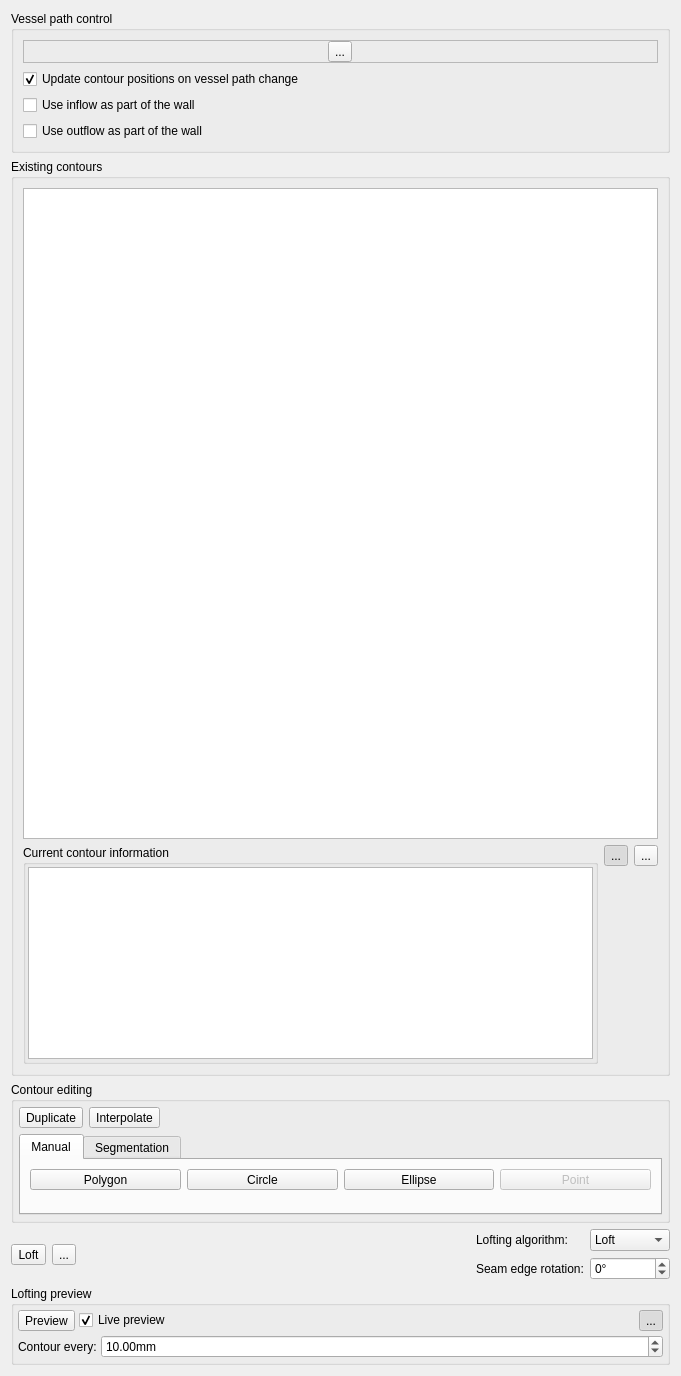
<?xml version="1.0" encoding="UTF-8"?>
<ui version="4.0">
 <class>ContourModelingWidget</class>
 <widget class="QWidget" name="ContourModelingWidget">
  <property name="geometry">
   <rect>
    <x>0</x>
    <y>0</y>
    <width>681</width>
    <height>1376</height>
   </rect>
  </property>
  <property name="windowTitle">
   <string>Form</string>
  </property>
  <layout class="QVBoxLayout" name="verticalLayout_9">
   <item>
    <widget class="QGroupBox" name="vesselPathControlGroup">
     <property name="title">
      <string>Vessel path control</string>
     </property>
     <layout class="QVBoxLayout" name="verticalLayout_6">
      <item>
       <widget class="QFrame" name="vesselNameFrame">
        <property name="frameShape">
         <enum>QFrame::StyledPanel</enum>
        </property>
        <property name="frameShadow">
         <enum>QFrame::Raised</enum>
        </property>
        <layout class="QHBoxLayout" name="horizontalLayout_5">
         <property name="leftMargin">
          <number>0</number>
         </property>
         <property name="topMargin">
          <number>0</number>
         </property>
         <property name="rightMargin">
          <number>0</number>
         </property>
         <property name="bottomMargin">
          <number>0</number>
         </property>
         <item>
          <widget class="QToolButton" name="computePathThroughCentersButton">
           <property name="toolTip">
            <string>Modify the vessel path to pass through the centers of existing contours</string>
           </property>
           <property name="text">
            <string>...</string>
           </property>
           <property name="icon">
            <iconset resource="../../resources/vesselSegmentation.qrc">
             <normaloff>:/vesselSeg/icons/throughCenters.png</normaloff>:/vesselSeg/icons/throughCenters.png</iconset>
           </property>
          </widget>
         </item>
        </layout>
       </widget>
      </item>
      <item>
       <widget class="QCheckBox" name="updateContourGeometriesCheckBox">
        <property name="text">
         <string>Update contour positions on vessel path change</string>
        </property>
        <property name="checked">
         <bool>true</bool>
        </property>
       </widget>
      </item>
      <item>
       <layout class="QVBoxLayout" name="verticalLayout_10">
        <item>
         <widget class="QCheckBox" name="useInflowAsWall">
          <property name="sizePolicy">
           <sizepolicy hsizetype="Maximum" vsizetype="Fixed">
            <horstretch>0</horstretch>
            <verstretch>0</verstretch>
           </sizepolicy>
          </property>
          <property name="text">
           <string>Use inflow as part of the wall</string>
          </property>
         </widget>
        </item>
        <item>
         <widget class="QCheckBox" name="useOutflowAsWall">
          <property name="sizePolicy">
           <sizepolicy hsizetype="Maximum" vsizetype="Fixed">
            <horstretch>0</horstretch>
            <verstretch>0</verstretch>
           </sizepolicy>
          </property>
          <property name="text">
           <string>Use outflow as part of the wall</string>
          </property>
         </widget>
        </item>
       </layout>
      </item>
     </layout>
    </widget>
   </item>
   <item>
    <widget class="QGroupBox" name="groupBox_2">
     <property name="sizePolicy">
      <sizepolicy hsizetype="Expanding" vsizetype="Expanding">
       <horstretch>0</horstretch>
       <verstretch>0</verstretch>
      </sizepolicy>
     </property>
     <property name="title">
      <string>Existing contours</string>
     </property>
     <layout class="QVBoxLayout" name="verticalLayout_8" stretch="1,0">
      <item>
       <widget class="QListWidget" name="contourThumbnailListWidget">
        <property name="minimumSize">
         <size>
          <width>0</width>
          <height>140</height>
         </size>
        </property>
        <property name="toolTip">
         <string>Thumbnails of existing contours (double-click the icon to navigate to a contour)</string>
        </property>
        <property name="editTriggers">
         <set>QAbstractItemView::NoEditTriggers</set>
        </property>
        <property name="selectionMode">
         <enum>QAbstractItemView::ExtendedSelection</enum>
        </property>
        <property name="iconSize">
         <size>
          <width>64</width>
          <height>64</height>
         </size>
        </property>
        <property name="movement">
         <enum>QListView::Static</enum>
        </property>
        <property name="resizeMode">
         <enum>QListView::Adjust</enum>
        </property>
        <property name="viewMode">
         <enum>QListView::IconMode</enum>
        </property>
        <property name="uniformItemSizes">
         <bool>true</bool>
        </property>
       </widget>
      </item>
      <item>
       <layout class="QHBoxLayout" name="horizontalLayout_10">
        <item>
         <widget class="ctkCollapsibleGroupBox" name="contourInfoGroupBox">
          <property name="title">
           <string>Current contour information</string>
          </property>
          <layout class="QVBoxLayout" name="verticalLayout_5" stretch="0">
           <property name="spacing">
            <number>0</number>
           </property>
           <property name="leftMargin">
            <number>2</number>
           </property>
           <property name="topMargin">
            <number>2</number>
           </property>
           <property name="rightMargin">
            <number>2</number>
           </property>
           <property name="bottomMargin">
            <number>2</number>
           </property>
           <item>
            <widget class="QTextBrowser" name="contourInfoTextBrowser">
             <property name="sizePolicy">
              <sizepolicy hsizetype="Expanding" vsizetype="Fixed">
               <horstretch>0</horstretch>
               <verstretch>0</verstretch>
              </sizepolicy>
             </property>
             <property name="toolTip">
              <string>Information about the current contour</string>
             </property>
            </widget>
           </item>
          </layout>
         </widget>
        </item>
        <item>
         <layout class="QVBoxLayout" name="verticalLayout_2">
          <item>
           <layout class="QHBoxLayout" name="horizontalLayout_9">
            <item>
             <widget class="QToolButton" name="contourVisibilityButton">
              <property name="toolTip">
               <string>Show/hide all the contours in 3D window</string>
              </property>
              <property name="text">
               <string>...</string>
              </property>
              <property name="icon">
               <iconset resource="../../resources/vesselSegmentation.qrc">
                <normaloff>:/vesselSeg/icons/vis_off.png</normaloff>
                <normalon>:/vesselSeg/icons/vis_on.png</normalon>:/vesselSeg/icons/vis_off.png</iconset>
              </property>
              <property name="iconSize">
               <size>
                <width>24</width>
                <height>24</height>
               </size>
              </property>
              <property name="checkable">
               <bool>true</bool>
              </property>
              <property name="checked">
               <bool>true</bool>
              </property>
             </widget>
            </item>
            <item>
             <widget class="QToolButton" name="deleteContoursButton">
              <property name="toolTip">
               <string>Delete selected contours</string>
              </property>
              <property name="text">
               <string>...</string>
              </property>
              <property name="icon">
               <iconset resource="../../resources/vesselSegmentation.qrc">
                <normaloff>:/vesselSeg/icons/delete.png</normaloff>:/vesselSeg/icons/delete.png</iconset>
              </property>
              <property name="iconSize">
               <size>
                <width>24</width>
                <height>24</height>
               </size>
              </property>
              <property name="shortcut">
               <string>Ctrl+S</string>
              </property>
             </widget>
            </item>
           </layout>
          </item>
          <item>
           <spacer name="verticalSpacer_3">
            <property name="orientation">
             <enum>Qt::Vertical</enum>
            </property>
            <property name="sizeType">
             <enum>QSizePolicy::MinimumExpanding</enum>
            </property>
            <property name="sizeHint" stdset="0">
             <size>
              <width>20</width>
              <height>0</height>
             </size>
            </property>
           </spacer>
          </item>
         </layout>
        </item>
       </layout>
      </item>
     </layout>
    </widget>
   </item>
   <item>
    <widget class="QGroupBox" name="contourEditingGroup">
     <property name="sizePolicy">
      <sizepolicy hsizetype="Preferred" vsizetype="Fixed">
       <horstretch>0</horstretch>
       <verstretch>0</verstretch>
      </sizepolicy>
     </property>
     <property name="title">
      <string>Contour editing</string>
     </property>
     <layout class="QVBoxLayout" name="verticalLayout_4">
      <property name="leftMargin">
       <number>5</number>
      </property>
      <property name="topMargin">
       <number>5</number>
      </property>
      <property name="rightMargin">
       <number>5</number>
      </property>
      <property name="bottomMargin">
       <number>5</number>
      </property>
      <item>
       <layout class="QHBoxLayout" name="horizontalLayout_4">
        <item>
         <widget class="QToolButton" name="duplicateButton">
          <property name="toolTip">
           <string>Duplicate the closest contour at current slice</string>
          </property>
          <property name="text">
           <string>Duplicate</string>
          </property>
          <property name="icon">
           <iconset resource="../../resources/vesselSegmentation.qrc">
            <normaloff>:/vesselSeg/icons/duplicate.png</normaloff>:/vesselSeg/icons/duplicate.png</iconset>
          </property>
          <property name="iconSize">
           <size>
            <width>48</width>
            <height>48</height>
           </size>
          </property>
         </widget>
        </item>
        <item>
         <widget class="QToolButton" name="interpolateButton">
          <property name="toolTip">
           <string>Interpolate the neighboring contours to create a contour in current slice</string>
          </property>
          <property name="text">
           <string>Interpolate</string>
          </property>
          <property name="icon">
           <iconset resource="../../resources/vesselSegmentation.qrc">
            <normaloff>:/vesselSeg/icons/interpolate.png</normaloff>:/vesselSeg/icons/interpolate.png</iconset>
          </property>
          <property name="iconSize">
           <size>
            <width>48</width>
            <height>48</height>
           </size>
          </property>
         </widget>
        </item>
        <item>
         <spacer name="horizontalSpacer">
          <property name="orientation">
           <enum>Qt::Horizontal</enum>
          </property>
          <property name="sizeHint" stdset="0">
           <size>
            <width>40</width>
            <height>20</height>
           </size>
          </property>
         </spacer>
        </item>
       </layout>
      </item>
      <item>
       <widget class="QTabWidget" name="tabWidget">
        <property name="sizePolicy">
         <sizepolicy hsizetype="MinimumExpanding" vsizetype="MinimumExpanding">
          <horstretch>0</horstretch>
          <verstretch>0</verstretch>
         </sizepolicy>
        </property>
        <property name="currentIndex">
         <number>0</number>
        </property>
        <widget class="QWidget" name="tabWidgetPage1">
         <attribute name="title">
          <string>Manual</string>
         </attribute>
         <layout class="QVBoxLayout" name="verticalLayout_3">
          <item>
           <layout class="QHBoxLayout" name="horizontalLayout_3">
            <item>
             <widget class="QToolButton" name="addPolygonButton">
              <property name="sizePolicy">
               <sizepolicy hsizetype="Minimum" vsizetype="Minimum">
                <horstretch>0</horstretch>
                <verstretch>0</verstretch>
               </sizepolicy>
              </property>
              <property name="toolTip">
               <string>Create a polygon at current slice</string>
              </property>
              <property name="text">
               <string>Polygon</string>
              </property>
              <property name="icon">
               <iconset resource="../../resources/vesselSegmentation.qrc">
                <normaloff>:/vesselSeg/icons/polygon.png</normaloff>:/vesselSeg/icons/polygon.png</iconset>
              </property>
              <property name="iconSize">
               <size>
                <width>48</width>
                <height>48</height>
               </size>
              </property>
              <property name="checkable">
               <bool>true</bool>
              </property>
              <property name="autoExclusive">
               <bool>false</bool>
              </property>
              <property name="toolButtonStyle">
               <enum>Qt::ToolButtonTextUnderIcon</enum>
              </property>
             </widget>
            </item>
            <item>
             <widget class="QToolButton" name="addCircleButton">
              <property name="sizePolicy">
               <sizepolicy hsizetype="Minimum" vsizetype="Minimum">
                <horstretch>0</horstretch>
                <verstretch>0</verstretch>
               </sizepolicy>
              </property>
              <property name="toolTip">
               <string>Create a circle at current slice</string>
              </property>
              <property name="text">
               <string>Circle</string>
              </property>
              <property name="icon">
               <iconset resource="../../resources/vesselSegmentation.qrc">
                <normaloff>:/vesselSeg/icons/circle.png</normaloff>:/vesselSeg/icons/circle.png</iconset>
              </property>
              <property name="iconSize">
               <size>
                <width>48</width>
                <height>48</height>
               </size>
              </property>
              <property name="checkable">
               <bool>true</bool>
              </property>
              <property name="autoExclusive">
               <bool>false</bool>
              </property>
              <property name="toolButtonStyle">
               <enum>Qt::ToolButtonTextUnderIcon</enum>
              </property>
             </widget>
            </item>
            <item>
             <widget class="QToolButton" name="addEllipseButton">
              <property name="sizePolicy">
               <sizepolicy hsizetype="Minimum" vsizetype="Minimum">
                <horstretch>0</horstretch>
                <verstretch>0</verstretch>
               </sizepolicy>
              </property>
              <property name="toolTip">
               <string>Create an ellipse at current slice</string>
              </property>
              <property name="text">
               <string>Ellipse</string>
              </property>
              <property name="icon">
               <iconset resource="../../resources/vesselSegmentation.qrc">
                <normaloff>:/vesselSeg/icons/ellipse.png</normaloff>:/vesselSeg/icons/ellipse.png</iconset>
              </property>
              <property name="iconSize">
               <size>
                <width>48</width>
                <height>48</height>
               </size>
              </property>
              <property name="checkable">
               <bool>true</bool>
              </property>
              <property name="autoExclusive">
               <bool>false</bool>
              </property>
              <property name="toolButtonStyle">
               <enum>Qt::ToolButtonTextUnderIcon</enum>
              </property>
             </widget>
            </item>
            <item>
             <widget class="QToolButton" name="addPointButton">
              <property name="enabled">
               <bool>false</bool>
              </property>
              <property name="sizePolicy">
               <sizepolicy hsizetype="Minimum" vsizetype="Minimum">
                <horstretch>0</horstretch>
                <verstretch>0</verstretch>
               </sizepolicy>
              </property>
              <property name="visible">
               <bool>false</bool>
              </property>
              <property name="toolTip">
               <string>Create a point section at current slice (for first and last sections only)</string>
              </property>
              <property name="text">
               <string>Point</string>
              </property>
              <property name="icon">
               <iconset resource="../../resources/vesselSegmentation.qrc">
                <normaloff>:/vesselSeg/icons/point.png</normaloff>:/vesselSeg/icons/point.png</iconset>
              </property>
              <property name="iconSize">
               <size>
                <width>48</width>
                <height>48</height>
               </size>
              </property>
              <property name="checkable">
               <bool>true</bool>
              </property>
              <property name="autoExclusive">
               <bool>false</bool>
              </property>
              <property name="toolButtonStyle">
               <enum>Qt::ToolButtonTextUnderIcon</enum>
              </property>
             </widget>
            </item>
           </layout>
          </item>
          <item>
           <spacer name="verticalSpacer">
            <property name="orientation">
             <enum>Qt::Vertical</enum>
            </property>
            <property name="sizeHint" stdset="0">
             <size>
              <width>0</width>
              <height>0</height>
             </size>
            </property>
           </spacer>
          </item>
         </layout>
        </widget>
        <widget class="QWidget" name="tabWidgetPage2">
         <attribute name="title">
          <string>Segmentation</string>
         </attribute>
         <layout class="QVBoxLayout" name="verticalLayout">
          <item>
           <layout class="QHBoxLayout" name="horizontalLayout_2">
            <item>
             <widget class="QToolButton" name="createSegmentedButton">
              <property name="toolTip">
               <string>Create segmented contour</string>
              </property>
              <property name="text">
               <string>New segmentation</string>
              </property>
              <property name="icon">
               <iconset resource="../../resources/vesselSegmentation.qrc">
                <normaloff>:/vesselSeg/icons/add.png</normaloff>:/vesselSeg/icons/add.png</iconset>
              </property>
             </widget>
            </item>
            <item>
             <widget class="QLabel" name="label_3">
              <property name="text">
               <string>Smoothness:</string>
              </property>
             </widget>
            </item>
            <item>
             <widget class="QSlider" name="smoothnessSlider">
              <property name="value">
               <number>99</number>
              </property>
              <property name="orientation">
               <enum>Qt::Horizontal</enum>
              </property>
             </widget>
            </item>
           </layout>
          </item>
          <item>
           <widget class="QmitkToolGUIArea" name="segToolsGUIArea" native="true"/>
          </item>
          <item>
           <widget class="QmitkToolSelectionBox" name="segToolsSelectionBox" native="true"/>
          </item>
          <item>
           <spacer name="verticalSpacer_2">
            <property name="orientation">
             <enum>Qt::Vertical</enum>
            </property>
            <property name="sizeHint" stdset="0">
             <size>
              <width>20</width>
              <height>0</height>
             </size>
            </property>
           </spacer>
          </item>
         </layout>
         <zorder>segToolsGUIArea</zorder>
         <zorder>segToolsSelectionBox</zorder>
        </widget>
       </widget>
      </item>
     </layout>
    </widget>
   </item>
   <item>
    <layout class="QHBoxLayout" name="horizontalLayout">
     <item>
      <widget class="QToolButton" name="loftButton">
       <property name="toolTip">
        <string>Create a lofted model using all the contours (Alt+L)</string>
       </property>
       <property name="text">
        <string>Loft</string>
       </property>
       <property name="icon">
        <iconset resource="../../resources/vesselSegmentation.qrc">
         <normaloff>:/vesselSeg/icons/DataManagerIcon_Loft.png</normaloff>:/vesselSeg/icons/DataManagerIcon_Loft.png</iconset>
       </property>
       <property name="iconSize">
        <size>
         <width>24</width>
         <height>24</height>
        </size>
       </property>
       <property name="checkable">
        <bool>false</bool>
       </property>
       <property name="toolButtonStyle">
        <enum>Qt::ToolButtonTextBesideIcon</enum>
       </property>
      </widget>
     </item>
     <item>
      <widget class="QToolButton" name="cancelLoftButton">
       <property name="toolTip">
        <string>Cancel the current lofting operation</string>
       </property>
       <property name="text">
        <string>...</string>
       </property>
       <property name="icon">
        <iconset resource="../../resources/vesselSegmentation.qrc">
         <normaloff>:/vesselSeg/icons/stop.png</normaloff>:/vesselSeg/icons/stop.png</iconset>
       </property>
      </widget>
     </item>
     <item>
      <spacer name="horizontalSpacer_2">
       <property name="orientation">
        <enum>Qt::Horizontal</enum>
       </property>
       <property name="sizeHint" stdset="0">
        <size>
         <width>40</width>
         <height>20</height>
        </size>
       </property>
      </spacer>
     </item>
     <item>
      <layout class="QGridLayout" name="gridLayout">
       <item row="0" column="0">
        <widget class="QLabel" name="label">
         <property name="sizePolicy">
          <sizepolicy hsizetype="Maximum" vsizetype="Preferred">
           <horstretch>0</horstretch>
           <verstretch>0</verstretch>
          </sizepolicy>
         </property>
         <property name="text">
          <string>Lofting algorithm:</string>
         </property>
        </widget>
       </item>
       <item row="0" column="1">
        <widget class="QComboBox" name="loftingAlgorithmComboBox">
         <property name="sizePolicy">
          <sizepolicy hsizetype="Preferred" vsizetype="Fixed">
           <horstretch>0</horstretch>
           <verstretch>0</verstretch>
          </sizepolicy>
         </property>
         <property name="minimumSize">
          <size>
           <width>80</width>
           <height>0</height>
          </size>
         </property>
         <property name="toolTip">
          <string>&lt;html&gt;&lt;head/&gt;&lt;body&gt;&lt;p&gt;Lofting algorithm&lt;/p&gt;&lt;p&gt;&lt;span style=&quot; font-weight:600;&quot;&gt;Loft&lt;/span&gt; 		produces less complex and quicker lofts (recommended).&lt;/p&gt;&lt;p&gt;&lt;span style=&quot; font-weight:600;&quot;&gt;Sweep	&lt;/span&gt;takes the vessel path into account when lofting. &lt;/p&gt;&lt;p&gt;			The results are more complex and may lead to difficulties when meshing.&lt;/p&gt;&lt;p&gt;			However, &lt;span style=&quot; font-style:italic;&quot;&gt;Sweep&lt;/span&gt; algorithm can handle more tortuous vessels.&lt;/p&gt;&lt;/body&gt;&lt;/html&gt;</string>
         </property>
         <item>
          <property name="text">
           <string>Loft</string>
          </property>
         </item>
         <item>
          <property name="text">
           <string>Sweep</string>
          </property>
         </item>
        </widget>
       </item>
       <item row="1" column="0">
        <widget class="QLabel" name="label_4">
         <property name="sizePolicy">
          <sizepolicy hsizetype="Maximum" vsizetype="Preferred">
           <horstretch>0</horstretch>
           <verstretch>0</verstretch>
          </sizepolicy>
         </property>
         <property name="text">
          <string>Seam edge rotation:</string>
         </property>
        </widget>
       </item>
       <item row="1" column="1">
        <widget class="QSpinBox" name="seamEdgeRotationSpinBox">
         <property name="toolTip">
          <string>Rotate the seam edge of the resulting loft</string>
         </property>
         <property name="suffix">
          <string>°</string>
         </property>
         <property name="minimum">
          <number>-180</number>
         </property>
         <property name="maximum">
          <number>180</number>
         </property>
        </widget>
       </item>
      </layout>
     </item>
    </layout>
   </item>
   <item>
    <widget class="QGroupBox" name="contourInfoGroupBox_2">
     <property name="title">
      <string>Lofting preview</string>
     </property>
     <layout class="QVBoxLayout" name="verticalLayout_7" stretch="0,0">
      <property name="spacing">
       <number>4</number>
      </property>
      <property name="leftMargin">
       <number>4</number>
      </property>
      <property name="topMargin">
       <number>4</number>
      </property>
      <property name="rightMargin">
       <number>4</number>
      </property>
      <property name="bottomMargin">
       <number>4</number>
      </property>
      <item>
       <layout class="QHBoxLayout" name="horizontalLayout_6">
        <item>
         <widget class="QToolButton" name="previewButton">
          <property name="enabled">
           <bool>true</bool>
          </property>
          <property name="toolTip">
           <string>Preview a lofted model using all the contours (Alt+P)</string>
          </property>
          <property name="text">
           <string>Preview</string>
          </property>
          <property name="icon">
           <iconset resource="../../resources/vesselSegmentation.qrc">
            <normaloff>:/vesselSeg/icons/LoftPreview.png</normaloff>:/vesselSeg/icons/LoftPreview.png</iconset>
          </property>
          <property name="iconSize">
           <size>
            <width>24</width>
            <height>24</height>
           </size>
          </property>
          <property name="toolButtonStyle">
           <enum>Qt::ToolButtonTextBesideIcon</enum>
          </property>
         </widget>
        </item>
        <item>
         <widget class="QCheckBox" name="livePreviewCheckBox">
          <property name="toolTip">
           <string>Generate preview every time a countour changes</string>
          </property>
          <property name="text">
           <string>Live preview</string>
          </property>
          <property name="checked">
           <bool>true</bool>
          </property>
         </widget>
        </item>
        <item>
         <spacer name="horizontalSpacer_3">
          <property name="orientation">
           <enum>Qt::Horizontal</enum>
          </property>
          <property name="sizeHint" stdset="0">
           <size>
            <width>40</width>
            <height>20</height>
           </size>
          </property>
         </spacer>
        </item>
        <item>
         <widget class="QLabel" name="previewErrorLabel">
          <property name="toolTip">
           <string>An error occured when generating loft preview!</string>
          </property>
          <property name="text">
           <string/>
          </property>
          <property name="pixmap">
           <pixmap resource="../../resources/vesselSegmentation.qrc">:/vesselSeg/icons/warning.png</pixmap>
          </property>
         </widget>
        </item>
        <item>
         <widget class="QToolButton" name="previewVisibilityButton">
          <property name="toolTip">
           <string>Show/hide loft preview</string>
          </property>
          <property name="text">
           <string>...</string>
          </property>
          <property name="icon">
           <iconset resource="../../resources/vesselSegmentation.qrc">
            <normaloff>:/vesselSeg/icons/vis_off.png</normaloff>
            <normalon>:/vesselSeg/icons/vis_on.png</normalon>:/vesselSeg/icons/vis_off.png</iconset>
          </property>
          <property name="iconSize">
           <size>
            <width>24</width>
            <height>24</height>
           </size>
          </property>
          <property name="checkable">
           <bool>true</bool>
          </property>
          <property name="checked">
           <bool>true</bool>
          </property>
         </widget>
        </item>
       </layout>
      </item>
      <item>
       <layout class="QHBoxLayout" name="horizontalLayout_8">
        <item>
         <widget class="QLabel" name="label_2">
          <property name="sizePolicy">
           <sizepolicy hsizetype="Maximum" vsizetype="Preferred">
            <horstretch>0</horstretch>
            <verstretch>0</verstretch>
           </sizepolicy>
          </property>
          <property name="text">
           <string>Contour every:</string>
          </property>
         </widget>
        </item>
        <item>
         <widget class="QDoubleSpinBox" name="contourDistanceSpingBox">
          <property name="toolTip">
           <string>Distance between contours in the loft preview</string>
          </property>
          <property name="suffix">
           <string>mm</string>
          </property>
          <property name="minimum">
           <double>0.010000000000000</double>
          </property>
          <property name="maximum">
           <double>1000.000000000000000</double>
          </property>
          <property name="value">
           <double>10.000000000000000</double>
          </property>
         </widget>
        </item>
       </layout>
      </item>
     </layout>
    </widget>
   </item>
  </layout>
 </widget>
 <customwidgets>
  <customwidget>
   <class>QmitkToolGUIArea</class>
   <extends>QWidget</extends>
   <header location="global">QmitkToolGUIArea.h</header>
   <container>1</container>
  </customwidget>
  <customwidget>
   <class>QmitkToolSelectionBox</class>
   <extends>QWidget</extends>
   <header location="global">QmitkToolSelectionBox.h</header>
   <container>1</container>
  </customwidget>
  <customwidget>
   <class>ctkCollapsibleGroupBox</class>
   <extends>QGroupBox</extends>
   <header location="global">ctkCollapsibleGroupBox.h</header>
   <container>1</container>
  </customwidget>
 </customwidgets>
 <tabstops>
  <tabstop>computePathThroughCentersButton</tabstop>
  <tabstop>updateContourGeometriesCheckBox</tabstop>
  <tabstop>useInflowAsWall</tabstop>
  <tabstop>useOutflowAsWall</tabstop>
  <tabstop>contourThumbnailListWidget</tabstop>
  <tabstop>contourInfoTextBrowser</tabstop>
  <tabstop>contourVisibilityButton</tabstop>
  <tabstop>deleteContoursButton</tabstop>
  <tabstop>duplicateButton</tabstop>
  <tabstop>interpolateButton</tabstop>
  <tabstop>tabWidget</tabstop>
  <tabstop>addPolygonButton</tabstop>
  <tabstop>addCircleButton</tabstop>
  <tabstop>addEllipseButton</tabstop>
  <tabstop>loftButton</tabstop>
  <tabstop>cancelLoftButton</tabstop>
  <tabstop>loftingAlgorithmComboBox</tabstop>
  <tabstop>previewButton</tabstop>
  <tabstop>livePreviewCheckBox</tabstop>
  <tabstop>previewVisibilityButton</tabstop>
  <tabstop>contourDistanceSpingBox</tabstop>
  <tabstop>createSegmentedButton</tabstop>
  <tabstop>smoothnessSlider</tabstop>
 </tabstops>
 <resources>
  <include location="../../resources/vesselSegmentation.qrc"/>
 </resources>
 <connections/>
</ui>
